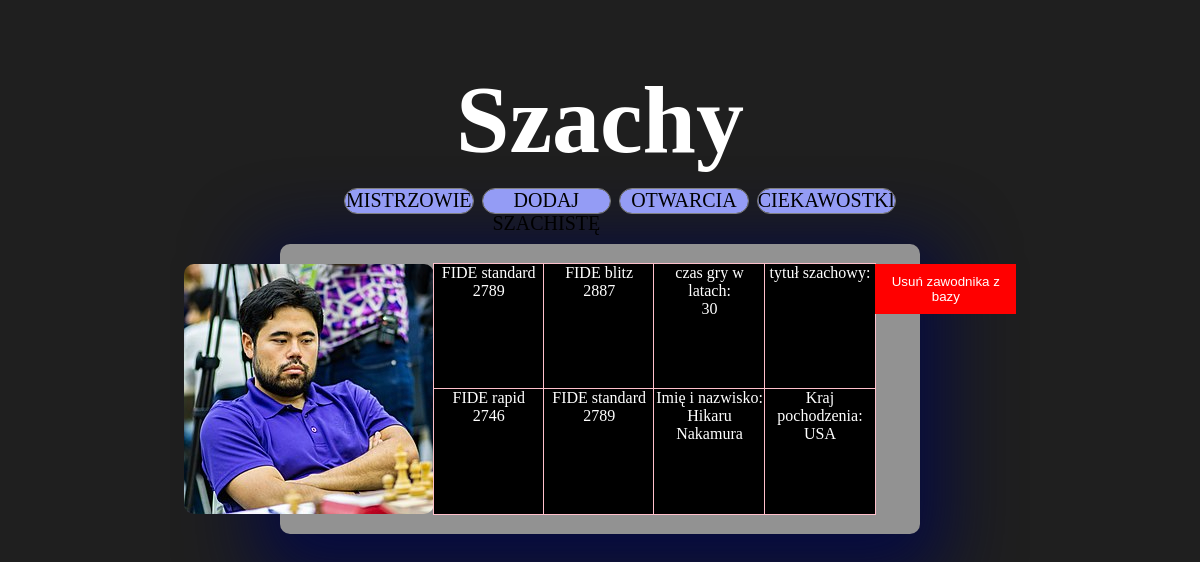
Page /index.php?strona=mistrz&nr=4 on the committed database.
### tables this page shows
CREATE TABLE `mistrzowie` (
  `id` int NOT NULL,
  `imie_nazwisko` varchar(25) NOT NULL,
  `Tytul` varchar(5) NOT NULL,
  `ranking` int NOT NULL,
  `czas_gry` varchar(2) NOT NULL,
  `kraj_pochodzenia` varchar(25) NOT NULL
);

CREATE TABLE `rankingi` (
  `FIDE_standard` int NOT NULL,
  `FIDE_rapid` int NOT NULL,
  `FIDE_blitz` int NOT NULL,
  `ID_rankingu` int NOT NULL
);

### mistrz.php (the view)
<?php
$nr = $_GET['nr'];
$wynik = mysqli_query($conn, "SELECT * FROM mistrzowie, rankingi WHERE
id=$nr AND
mistrzowie.ranking=rankingi.ID_rankingu");
    while ($wiersz = mysqli_fetch_array($wynik)){
    echo '<div class="mistrzDane">';
    echo '<img src="' . $wiersz["id"] . '.jpg">';
        echo '<div class="rankingi">';
            echo '<div class ="rankingPoj">FIDE standard<br> '.$wiersz["FIDE_standard"].'</div>';
            echo '<div class ="rankingPoj">FIDE blitz <br>'.$wiersz["FIDE_blitz"].'</div><br>';
            echo '<div class ="rankingPoj">FIDE rapid <br>'.$wiersz["FIDE_rapid"].'</div>';
            echo '<div class ="rankingPoj">FIDE standard <br>'.$wiersz["FIDE_standard"].'</div>';
        echo '</div>';
        echo '<div class="rankingi">';
            echo '<div class ="rankingPoj">czas gry w latach:<br> '.$wiersz["czas_gry"].'</div>';
            echo '<div class ="rankingPoj">tytuł szachowy: <br>'.$wiersz["tytul"].'</div><br>';
            echo '<div class ="rankingPoj">Imię i nazwisko: <br>'.$wiersz["imie_nazwisko"].'</div>';
            echo '<div class ="rankingPoj">Kraj pochodzenia: <br>'.$wiersz["kraj_pochodzenia"].'</div>';
        echo '</div>';
echo '<br><a href="usun.php?id=' . $wiersz["id"] . '"><button style="background-color: red; color: white; padding: 10px; border: none; cursor: pointer;">Usuń zawodnika z bazy</button></a>';
    echo '</div>';
    }
?>

### style.css (style rules this page uses)
body { background-color: rgb(31, 31, 31); margin: 0px; padding: 0px; font-family: tahoma; }
a { text-decoration: none; color: black; }
img { float: left; width: 250px; height: 250px; border-radius: 10px; }
.mistrzDane { color: black; display: flex; justify-content: center; text-align: center; }
.rankingi { background-color: black; width: 250px; height: 250px; display: flex; flex-wrap: wrap; }
.rankingPoj { width: 50%; height: 50%; background-color: black; outline: 1px solid pink; color: white; }

### rows in the picture
mistrzowie: rankingi.FIDE_standard "2789", rankingi.FIDE_blitz "2887", rankingi.FIDE_rapid "2746", czas_gry "30", imie_nazwisko "Hikaru Nakamura", kraj_pochodzenia "USA"
